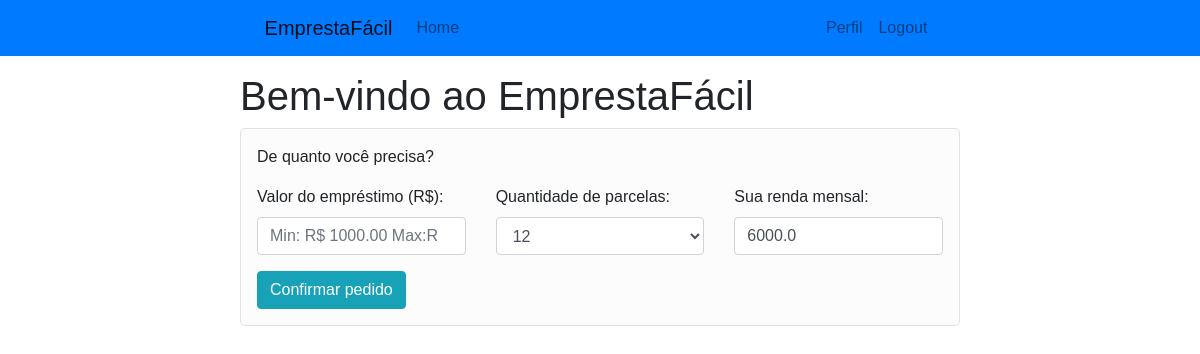
The app's page /emprestimo (signed in), older data.
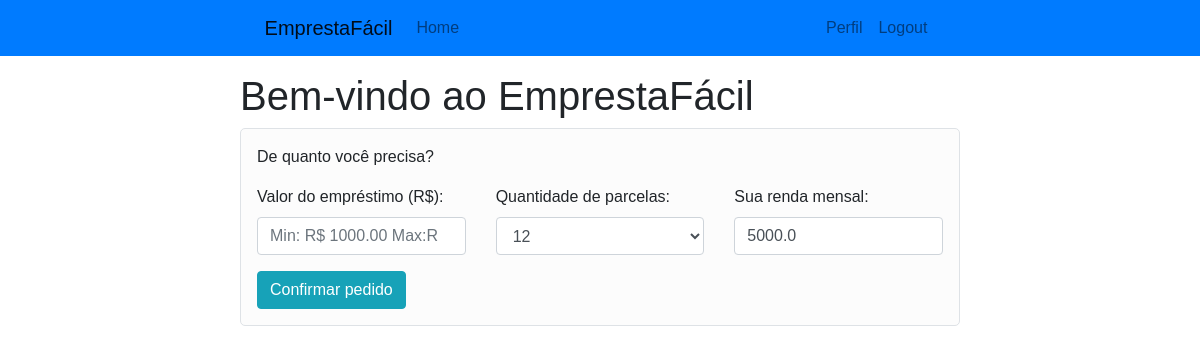
The same page, newer data.
### FlaskEmprestimo/models.py (models this page shows, shortened)
class Usuario(db.Model, UserMixin):
    id = db.Column(db.Integer, primary_key=True)
    nome = db.Column(db.String(50), nullable=False)
    cpf = db.Column(db.String(11), nullable = False, unique=True)
    email = db.Column(db.String(50), nullable=False, unique=True)
    senha = db.Column(db.String(60), nullable=False)
    salario = db.Column(db.Float, nullable=False)
    emprestimos = db.relationship('Emprestimo', backref='beneficiado', lazy=True)

### FlaskEmprestimo/routes.py (the view)
@app.route('/emprestimo', methods=['GET', 'POST'])
def emprestimo():
    form = PedirEmprestimoForm()
    return render_template('emprestimo.html', title='Emprestimo', form=form)

### FlaskEmprestimo/forms.py
class PedirEmprestimoForm(FlaskForm):
    valor = DecimalField('Valor do empréstimo (R$):',
        validators=[DataRequired(message='O preenchimento deste campo é obrigatório'),
        NumberRange(min=1000, max=20000, message='O valor mínimo para emprestimos é R$ 1000.00 e o máximo R$ 20000.00')])
    parcelas = SelectField('Quantidade de parcelas:',
        choices=[
            (12, '12'),
            (18, '18'),
            (24, '24'),
            (30, '30'),
            (36, '36')
        ])
    salario = DecimalField('Sua renda mensal:',
        validators=[
        NumberRange(min=0, max=100000)])
    submit = SubmitField('Confirmar pedido')

### FlaskEmprestimo/models.py (called while the page is built)
@login_manager.user_loader
def load_user(user_id):
    return Usuario.query.get(int(user_id))

### FlaskEmprestimo/templates/emprestimo.html (shortened to what this page needs)
{% extends 'base.html' %}
{% block conteudo %}
<h1>Bem-vindo ao EmprestaFácil</h1>
<div class="border">
  <form method="POST" action="{{ url_for('confirmar_emprestimo') }}">
    <div class="mt-3 ml-3 mr-3">
      <p>De quanto você precisa?</p>
      <div class="row">
        <div class="col-4">
          <div class="form-group">
            {{ form.valor.label(class="form-control-label") }}
            {% if form.valor.errors %}
            {{ form.valor(class="form-control form-control-md is-invalid", placeholder="Min: R$ 1000 Max: R$ 50000")}}
            <div class="invalid-feedback">
              {% for error in form.valor.errors %}
              <span>{{ error }}</span>
              {% endfor %}
            </div>
            {% else %}
            {{ form.valor(class="form-control form-control-md", placeholder="Min: R$ 1000.00 Max:R$ 50000.00") }}
            {% endif %}
          </div>
        </div>
        <div class="col-4">
          <div class="form-group">
            {{ form.parcelas.label(class="form-control-label") }}
            {% if form.parcelas.errors %}
            {{ form.parcelas(class="form-control form-control-md is-invalid") }}
            <div class="invalid-feedback">
              {% for error in form.parcelas.errors %}
              <span>{{ error }}</span>
              {% endfor %}
            </div>
            {% else %}
            {{ form.parcelas(class="form-control form-control-md") }}
            {% endif %}
          </div>
        </div>
        <div class="col-4">
          {{ form.salario.label(class="form-control-label") }}
          {% if form.salario.errors %}
          {{ form.salario(class="form-control form-control-md is-invalid") }}
          <div class="invalid-feedback">
            {% for error in form.salario.errors %}
            <span>{{ error }}</span>
            {% endfor %}
          </div>
          {% else %}
            {% if current_user.is_authenticated %}
              {{ form.salario(class="form-control form-control-md", value=current_user.salario) }}
            {% else %}
              {{ form.salario(class="form-control form-control-md") }}
            {% endif %}
          {% endif %}
        </div>
      </div>
      <div class="mb-3">
        {{ form.submit(class="btn btn-info")}}
      </div>
    </div>
  </form>
{% endblock %}

Row changes from the older to the newer data that the page shows:
changed Usuario: salario "6000.0" → "5000.0"
